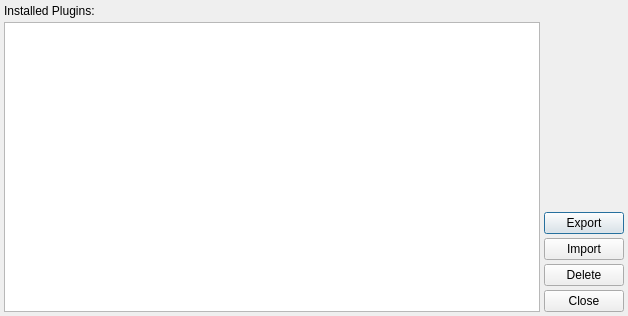
<?xml version="1.0" encoding="UTF-8"?>
<ui version="4.0">
 <class>Dialog</class>
 <widget class="QDialog" name="Dialog">
  <property name="geometry">
   <rect>
    <x>0</x>
    <y>0</y>
    <width>628</width>
    <height>316</height>
   </rect>
  </property>
  <property name="windowTitle">
   <string>Settings Migrator</string>
  </property>
  <layout class="QVBoxLayout" name="verticalLayout_2">
   <property name="spacing">
    <number>4</number>
   </property>
   <property name="leftMargin">
    <number>4</number>
   </property>
   <property name="topMargin">
    <number>4</number>
   </property>
   <property name="rightMargin">
    <number>4</number>
   </property>
   <property name="bottomMargin">
    <number>4</number>
   </property>
   <item>
    <widget class="QLabel" name="labelInstalledPlugins">
     <property name="text">
      <string>Installed Plugins:</string>
     </property>
    </widget>
   </item>
   <item>
    <layout class="QHBoxLayout" name="horizontalLayout">
     <item>
      <widget class="QListWidget" name="listWidgetPlugins">
       <property name="selectionMode">
        <enum>QAbstractItemView::SelectionMode::MultiSelection</enum>
       </property>
      </widget>
     </item>
     <item>
      <layout class="QVBoxLayout" name="verticalLayout">
       <item>
        <spacer name="verticalSpacer">
         <property name="orientation">
          <enum>Qt::Orientation::Vertical</enum>
         </property>
         <property name="sizeHint" stdset="0">
          <size>
           <width>20</width>
           <height>40</height>
          </size>
         </property>
        </spacer>
       </item>
       <item>
        <widget class="QPushButton" name="pushButtonExport">
         <property name="text">
          <string>Export</string>
         </property>
        </widget>
       </item>
       <item>
        <widget class="QPushButton" name="pushButtonImport">
         <property name="text">
          <string>Import</string>
         </property>
        </widget>
       </item>
       <item>
        <widget class="QPushButton" name="pushButtonDelete">
         <property name="text">
          <string>Delete</string>
         </property>
        </widget>
       </item>
       <item>
        <widget class="QPushButton" name="pushButtonClose">
         <property name="text">
          <string>Close</string>
         </property>
        </widget>
       </item>
      </layout>
     </item>
    </layout>
   </item>
  </layout>
 </widget>
 <resources/>
 <connections/>
</ui>
